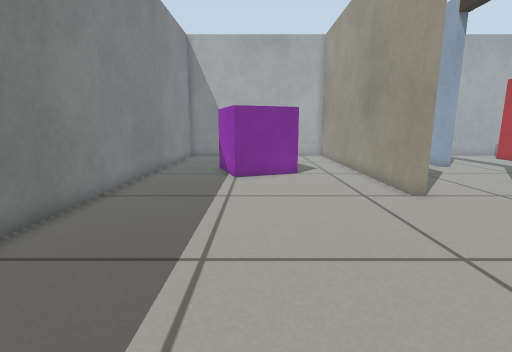
[1] (above)

18 first-person views from a walk through a world built for the Gazebo simulator. The camera is 0.5 m above the floor, tilts 10° down and sees 85° across. The floor is counted in squares, 0.2 m on a side. Each view is taken from the middle of a square. On the plan, view 1 faces up. The plan holds only what a view shows up to about 18 squares ahead; the rest is blank.

[2]
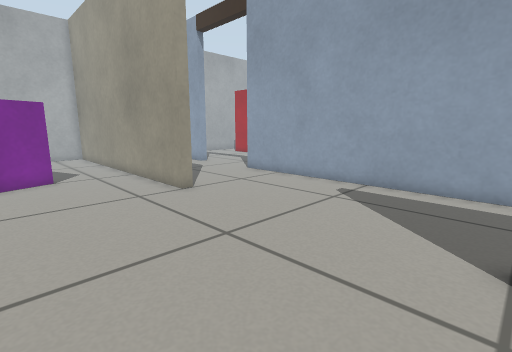

[3]
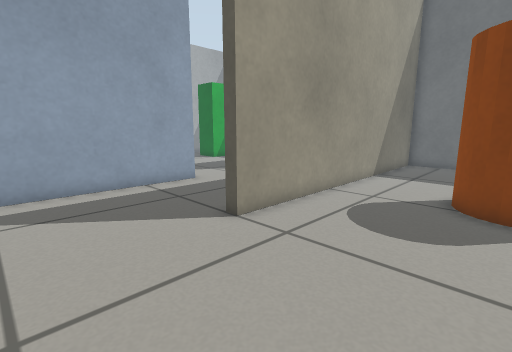

[4]
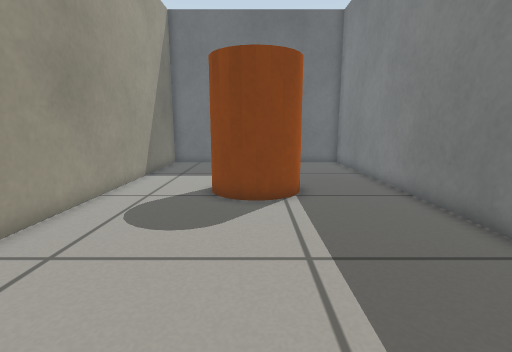

[5]
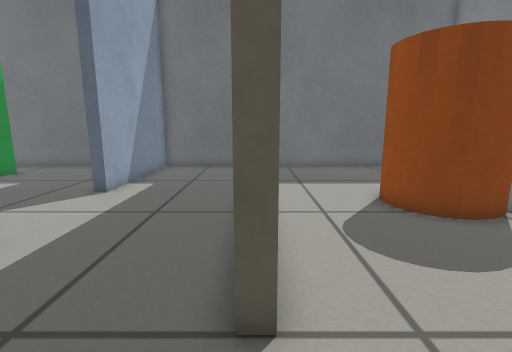

[6]
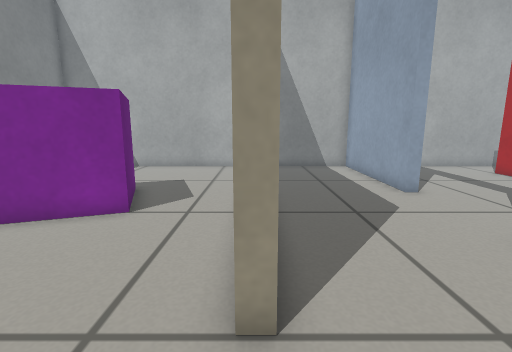

[7]
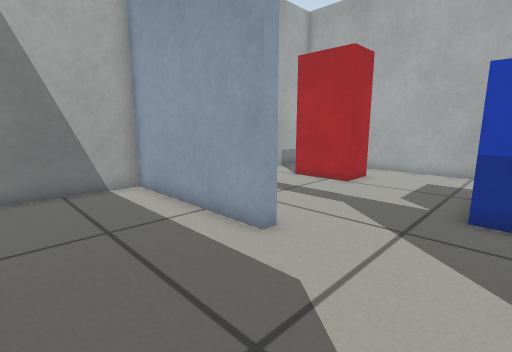

[8]
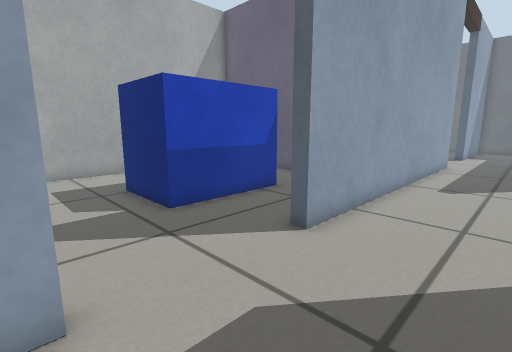

[9]
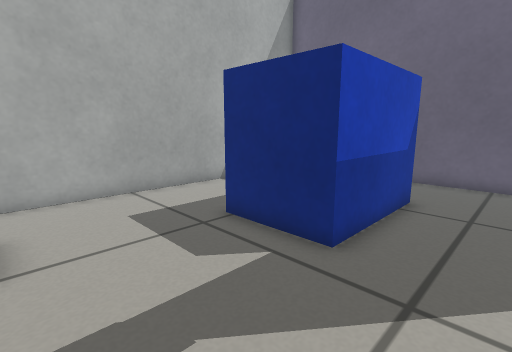

[10]
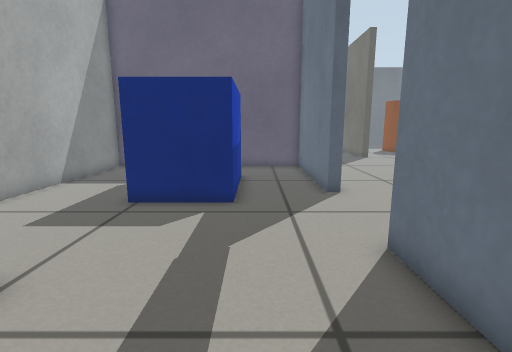

[11]
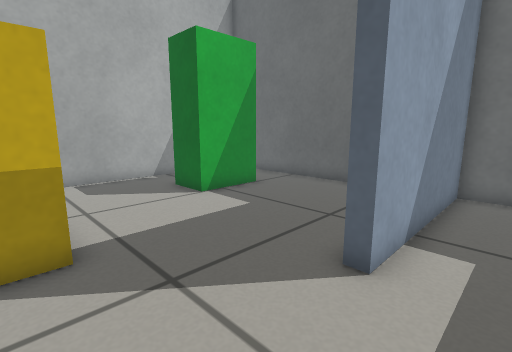

[12]
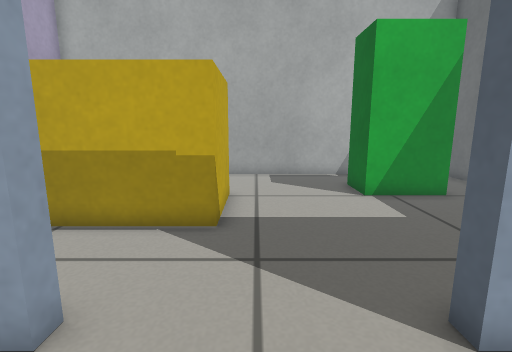

[13]
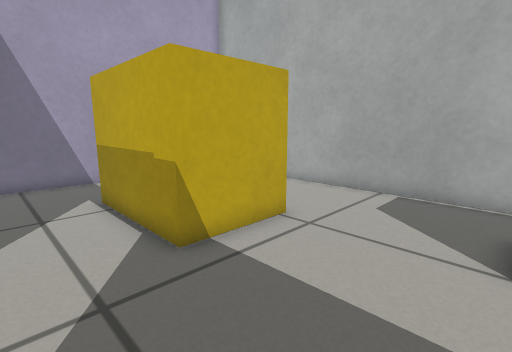

[14]
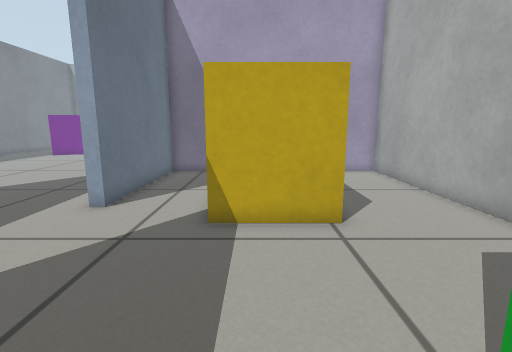

[15]
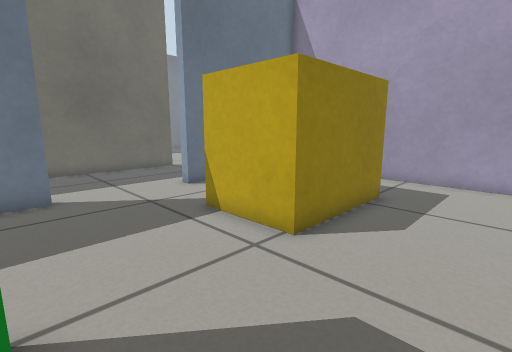

[16]
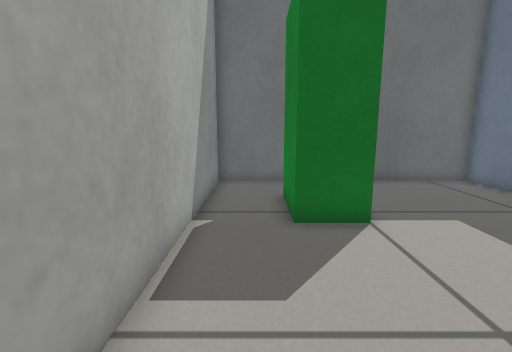

[17]
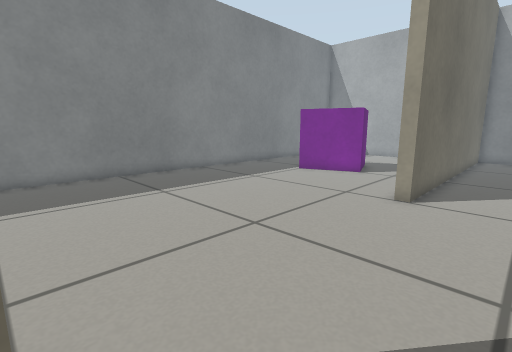

[18]
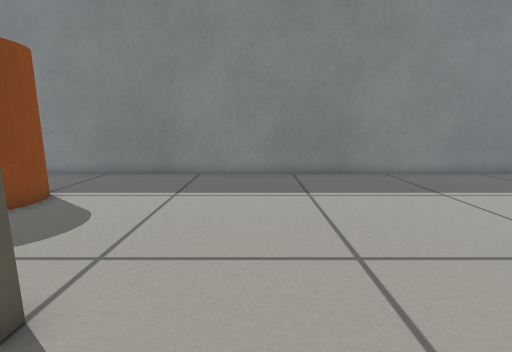

### Floor plan
Key: @ floor where view 1 was taken; # wall or solid block; . floor; B purple box; C orange cylinder; A cabinet; L blue box; G grey box; Y yellow box.
Columns run from 6 left of view 1 to 24 right of it. Each row starts with its distance up from view 1.
 25 ###################    ######
 24 #    ...... #.....#    .....
 23 #    ...... #.....#  ......
 22 #     ......#.....#  ....A
 21 #     ......#.....# .....A
 20 #     ......#.....#......A   .#
 19 #      .....#.....#......AAA..#
 18 #...   B....#.....#...........#
 17 #...B  B....#.................#
 16 #...B   B...#.................#
 15 #....B BB...#.................#
 14 #....BB.....#.........LLLL....#
 13 #...........#.........L   ....#
 12 #...........#.....#...L   ....#
 11 #...........#.....#...L    ...#
 10 #.................#...L    ...#
  9 #.................#...L     ..#
  8 #.................#....     ..#
  7 #.................#.....     .#
  6 #.................#......    .#
  5 #.................#GGGGGGGGGGG#
  4 #.................#.... ......#
  3 #.................#....  .....#
  2 #.................#....  .....#
  1 #.................#...Y  Y....#
  0 #.....@.....#.....#...Y  Y....#
 -1 #...........#.....#...Y  Y....#
 -2 #...........#.....#...Y  Y....#
 -3 #...........#.........Y  Y....#
 -4 #.....C.....#.........YYYY....#
 -5 #....C C....#.................#
 -6 #...C   C...#.................#
 -7 #....  C....#.................#
 -8 #....  .....#.....#...........#
 -9 #....  .....#.....#......AAA..#
-10 #...  ......#.....#......A A..#
-11 #...  ......#.....#......A A..#
-12 #... .......#.....#......A A..#
-13 #..  .......# ....#...........#
-14 #    .......# ....#...........#
-15     ###########################

Where each view was taken, in squares from view 1:
view 1: 0 up, 0 right, facing up
view 2: 0 up, 0 right, facing up-right
view 3: 5 up, 0 right, facing down-right
view 4: 5 up, 0 right, facing down
view 5: 3 up, 6 right, facing down
view 6: 7 up, 6 right, facing up
view 7: 13 up, 7 right, facing up-right
view 8: 18 up, 8 right, facing down-right
view 9: 19 up, 13 right, facing down-right
view 10: 23 up, 15 right, facing down
view 11: 3 down, 10 right, facing down-right
view 12: 5 down, 9 right, facing right
view 13: 9 down, 13 right, facing up-right
view 14: 11 down, 17 right, facing up
view 15: 9 down, 23 right, facing up-left
view 16: 2 down, 22 right, facing down
view 17: 0 up, 9 right, facing up-left
view 18: 3 up, 9 right, facing left
